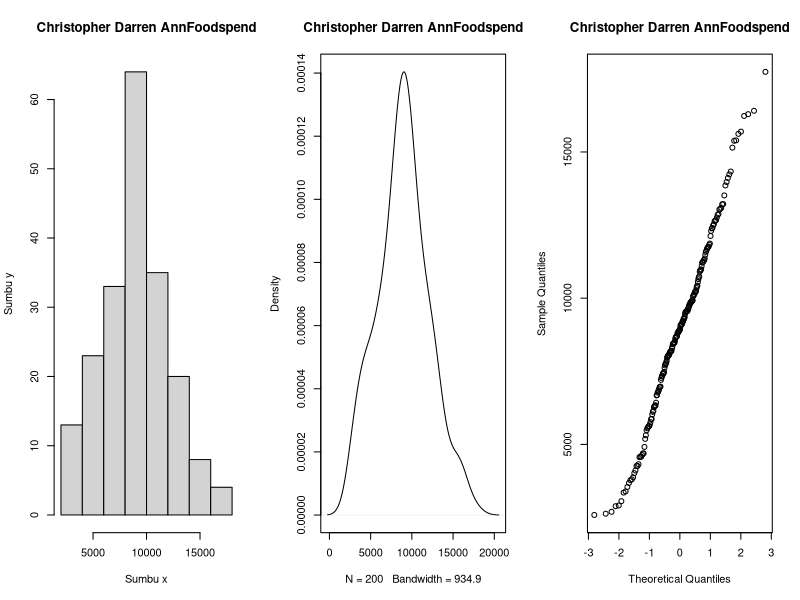
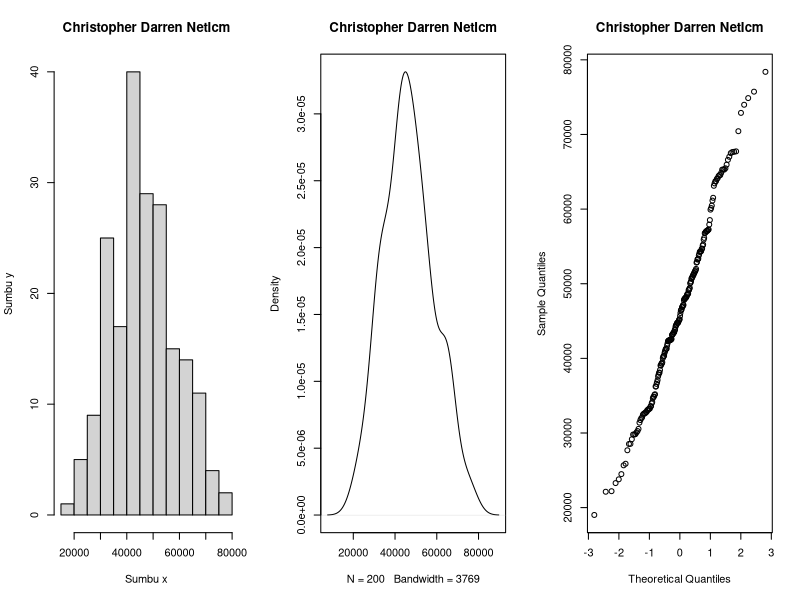

Write the R code that produced these figures, in order.
## ---- chunk 1
knitr::opts_chunk$set(echo = TRUE)
## ---- chunk 2
#a----
dbinom(x  = 16, size = 20, prob = 0.20 )

#b----
pbinom(q = 16 , size = 20 , prob = 0.2 , lower.tail = FALSE)

#c----
pnorm(q = 80, mean = 70, sd = 20, lower.tail = TRUE)

#d----
#menghitung  antara 60 <= x <= 80 #
mu <- 70
sigma <-20
pnorm(q = 80, mean = mu, sd = sigma)


pnorm(q= 60, mean =  mu, sd = sigma)

(ans <- pnorm(q = 80, mean = mu, sd = sigma) -  pnorm(q = 60, mean = mu, sd = sigma))

## ---- chunk 3
#### Panggil semua package yang diperlukan.
library(readxl) #membaca file Excel
library(nortest) #uji normalitas
library(ggplot2) #grafik dgn package ggplot2

#### Impor Data
#Bacalah file **lab2data.xlsx** sheet **ConsumerFood**. 
food <- readxl::read_excel("labdata.xlsx", sheet = "ConsumerFood")
str(food)
head(food)
tail(food)
## ---- chunk 4
#a-----
  food$Region <- as.factor(food$Region)
  food$Location <- as.factor(food$Location)
 
#b----
set.seed(1)


judulnormal <- "Christopher Darren AnnFoodspend"
labelx <- "Sumbu x"
labely <- "Sumbu y"
par(mfrow = c(1,3)) #set up agar 2 plot per baris
hist(food$AnnualFoodSpending, main = judulnormal, xlab = labelx, ylab = labely)
plot(density(food$AnnualFoodSpending), main = judulnormal)
qqnorm(food$AnnualFoodSpending, main = judulnormal)


#Berdasarkan histogram, density plot dan Q-Q plot di atas, 
#distribusi AnnualFoodSpending itu semua datanya gaussian(normal) , dan untuk tipe distribusinya adalah dengan mengikuti distribusi binominal, gaussian(histogram)(isi dengan nama distribusi yang telah anda pelajari)


#c
food$NetIncome <- food$AnnualHouseholdIncome - food$AnnualFoodSpending

set.seed(1)
judulnormal <- "Christopher Darren NetIcm"
labelx <- "Sumbu x"
labely <- "Sumbu y"
par(mfrow = c(1,3)) #set up agar 2 plot per baris
hist(food$NetIncome, main = judulnormal, xlab = labelx, ylab = labely)
plot(density(food$NetIncome), main = judulnormal)
qqnorm(food$NetIncome, main = judulnormal)

#Berdasarkan histogram, density plot dan Q-Q plot di atas, distribusi NetIncome itu semua datanya gaussian(normal) , dan untuk tipe distribusinya adalah dengan mengikuti distribusi binominal(histogram), gaussian , dan distribusi cumulatif(progres naik ke atas) (isi dengan nama distribusi yang telah anda pelajari)


#d-----
#untuk variabel AnnualFoodSpending
(test1 <- stats::shapiro.test(food$AnnualFoodSpending))


#Hipotesa null normalitas ditolak(isi dengan: ditolak/ tidak ditolak) pada alpha 5%.
#Kesimpulan: data Annual Food Spending tidak  mengikuti distribusi gaussian (isi dengan nama distribusi yang telah anda pelajari)
 

#untuk variabel NetIncome
(test1 <- stats::shapiro.test(food$NetIncome))

#p-value untuk uji normalitas Annual Food Spending adalah 0,1214.
#Hipotesa null normalitas ditolak(isi dengan: ditolak/ tidak ditolak) pada alpha 5%.
#Kesimpulan: data NetIncome tidak mengikuti (isi dengan: mengikuti/ tidak mengikuti) distribusi Gaussian (isi dengan nama distribusi yang telah anda pelajari)
